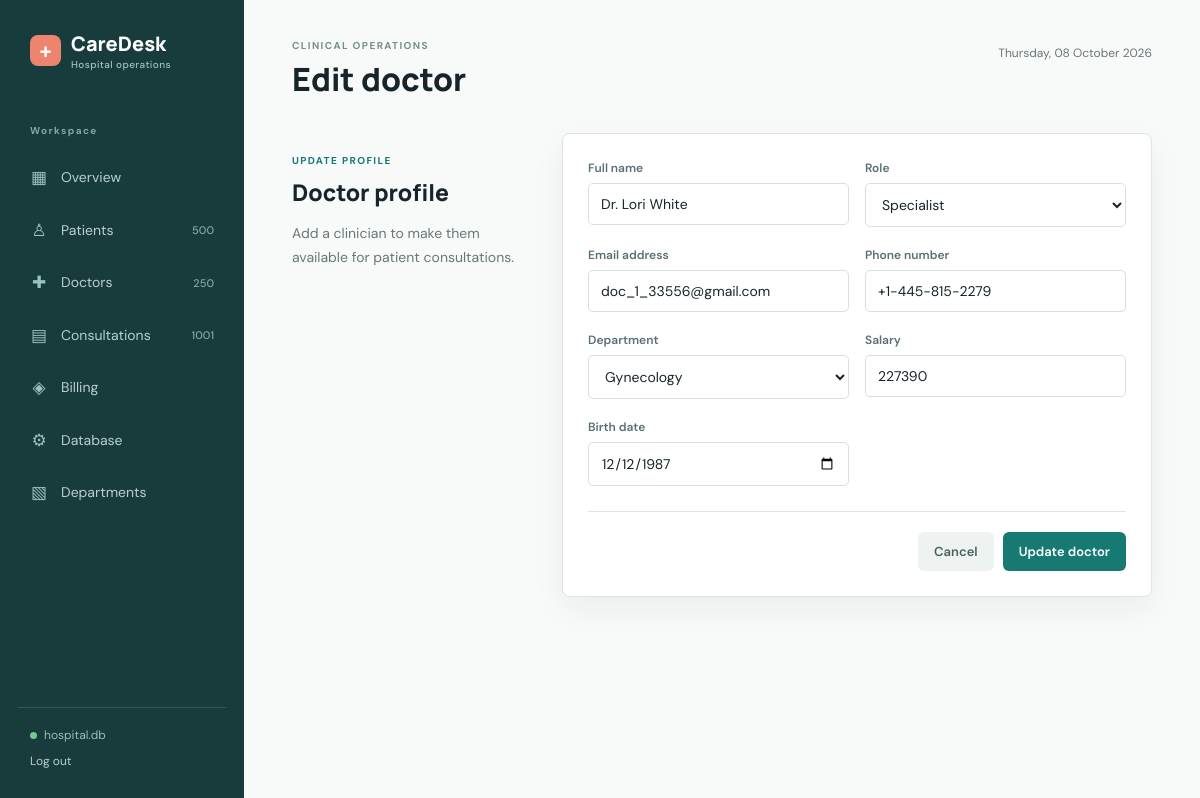
Before: /doctors/2/edit (signed in) with the older database file.
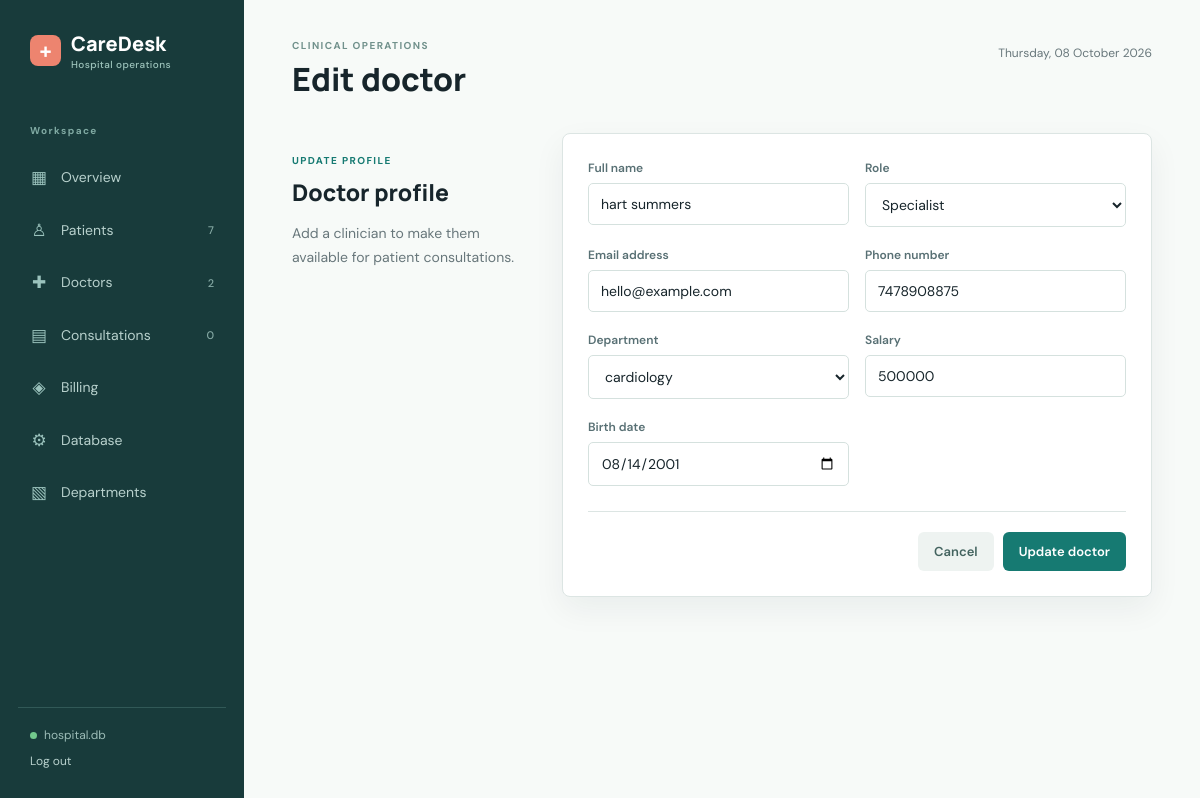
After: the same page with the newer database file.
### tables this page shows
CREATE TABLE "Doctor" (
    "ID"         INTEGER PRIMARY KEY AUTOINCREMENT,
    "Name"       TEXT NOT NULL,
    "Type"       TEXT,
    "Email"      TEXT NOT NULL UNIQUE,
    "PhoneNo"    TEXT NOT NULL UNIQUE,
    "birthdate"  TEXT,
    "Department" INTEGER,
    "Salary"     INTEGER NOT NULL DEFAULT 10000 CHECK("Salary" > 1000),
    FOREIGN KEY ("Department") REFERENCES "Department"("ID")
);

CREATE TABLE "Department" (
    "ID"    INTEGER PRIMARY KEY AUTOINCREMENT,
    "Name"  TEXT NOT NULL UNIQUE
);

### app.py (the view, shortened to what this page needs)
@app.route("/doctors/<int:doctor_id>/edit", methods=("GET", "POST"))
def edit_doctor(doctor_id):
    record = fetch_one('SELECT * FROM "Doctor" WHERE "ID" = ?', (doctor_id,))
    departments = fetch_all('SELECT "ID", "Name" FROM "Department" ORDER BY "Name"')
    if record is None:
        flash("Doctor record not found.", "error")
        return redirect(url_for("doctors"))
    return render_template("doctor_form.html", departments=departments, record=record, editing=True)

### app.py (called while the page is built, shortened)
@app.before_request
def require_login():
    public_endpoints = {"login", "static"}
    if request.endpoint not in public_endpoints and not session.get("logged_in"):
        return redirect(url_for("login"))

def get_db():
    if "db" not in g:
        g.db = sqlite3.connect(app.config["DATABASE"])
        g.db.row_factory = sqlite3.Row
        g.db.execute("PRAGMA foreign_keys = ON")
    return g.db

def fetch_all(query, parameters=()):
    return get_db().execute(query, parameters).fetchall()

def fetch_one(query, parameters=()):
    return get_db().execute(query, parameters).fetchone()

@app.context_processor
def inject_navigation_counts():
    return {
        "now": datetime.now,
        "database_name": Path(app.config["DATABASE"]).name,
        "nav_counts": {
            "patients": fetch_one('SELECT COUNT(*) AS count FROM "Patient"')["count"],
            "doctors": fetch_one('SELECT COUNT(*) AS count FROM "Doctor"')["count"],
            "consultations": fetch_one('SELECT COUNT(*) AS count FROM "Consultation"')["count"],
        }
    }

### templates/doctor_form.html (shortened to what this page needs)
{% extends 'base.html' %}
{% block heading %}{{ 'Edit doctor' if editing else 'Add doctor' }}{% endblock %}
{% block content %}
<div class="form-layout">
  <div class="form-note">
    <p class="eyebrow">{{ 'UPDATE PROFILE' if editing else 'CARE TEAM' }}</p>
    <h2>Doctor profile</h2>
    <p>Add a clinician to make them available for patient consultations.</p>
  </div>
  <form class="panel form-panel" method="post">
    <div class="form-grid">
      <label>Full name
        <input name="name" value="{{ record.Name if record else '' }}" placeholder="Dr. Full Name" required autofocus>
      </label>
      <label>Role
        <select name="type" required>
          <option {% if record and record.Type == 'Specialist' %}selected{% endif %}>Specialist</option>
        </select>
      </label>
      <label>Email address
        <input name="email" value="{{ record.Email if record else '' }}" type="email" maxlength="254" required>
      </label>
      <label>Phone number
        <input name="phone" value="{{ record.PhoneNo if record else '' }}" type="tel" inputmode="numeric" pattern="[0-9]{10}"
               minlength="10" maxlength="10" placeholder="1234567890" required>
      </label>
      <label>Department
        <select name="department">
          {% for d in departments %}
          <option value="{{ d.ID }}" {% if record and record.Department == d.ID %}selected{% endif %}>{{ d.Name }}</option>
          {% endfor %}
        </select>
      </label>
      <label>Salary
        <input name="salary" type="number" min="1001" max="10000000" step="1"
               value="{{ record.Salary if record else 10000 }}" required>
      </label>
      <label>Birth date
        <input name="birthdate" type="date" value="{{ record.birthdate if record else '2003-10-24' }}"
               max="{{ now().strftime('%Y-%m-%d') }}">
      </label>
    </div>
    <div class="form-actions">
      <a class="button secondary" href="{{ url_for('doctors') }}">Cancel</a>
      <button class="button" type="submit">{{ 'Update doctor' if editing else 'Save doctor' }}</button>
    </div>
  </form>
</div>
{% endblock %}

Changed rows visible on the page:
changed Doctor "Specialist": name "Dr. Lori White" → "hart summers"; email "doc_1_33556@gmail.com" → "hello@example.com"; phone "+1-445-815-2279" → "7478908875"; department "Gynecology" → "cardiology"; salary "227390" → "500000"; birthdate "12/12/1987" → "08/14/2001"
Other visible differences:
{{ nav_counts.patients }}: "500" → "7"
{{ nav_counts.doctors }}: "250" → "2"
{{ nav_counts.consultations }}: "1001" → "0"
